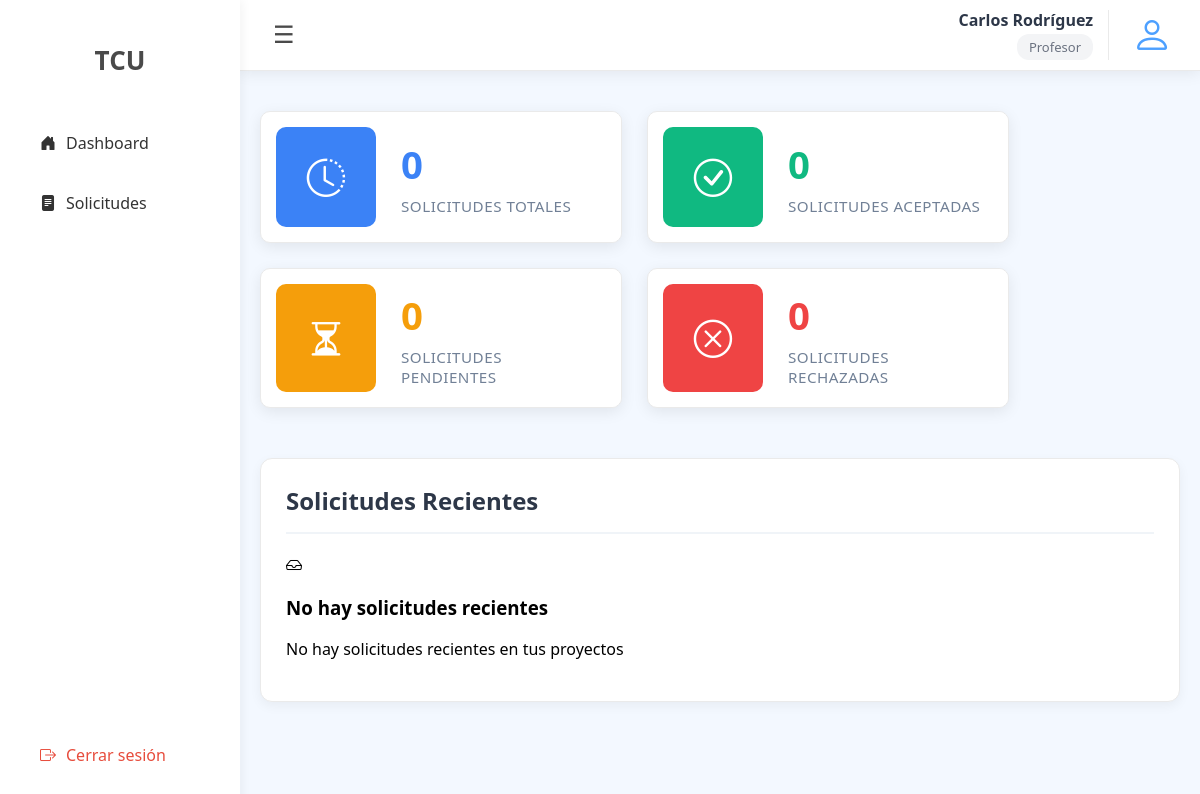
/ (signed in), run on the app's committed database.
### tcu_system_app/models.py (models this page shows, shortened)
class User(models.Model):
    userId = models.AutoField(primary_key=True)
    roleId = models.ForeignKey(Role, on_delete=models.PROTECT)
    firstName = models.CharField(max_length=100, unique=False)
    lastName = models.CharField(max_length=100, unique=False)
    email = models.EmailField(max_length=254, unique=True)
    password = models.CharField(max_length=128, unique=False)
    projectId = models.ForeignKey(Project, on_delete=models.SET_NULL, null=True, blank=True)

class Role(models.Model):
    roleId = models.AutoField(primary_key=True)
    name = models.CharField(max_length=100, unique=True)

### tcu_system_app/views/auth.py (the view)
    def wrapper(request, *args, **kwargs):
        if not is_authenticated(request):
            return redirect('login')
        return view_func(request, *args, **kwargs)

### tcu_system_app/views/auth.py (called while the page is built)
def is_authenticated(request):
    return request.session.get('user_id') is not None

def login_required(view_func):
    def wrapper(request, *args, **kwargs):
        if not is_authenticated(request):
            return redirect('login')
        return view_func(request, *args, **kwargs)
    return wrapper

### tcu_system_app/templates/tcu_system_app/dashboard.html (shortened to what this page needs)
{% extends 'tcu_system_app/layout.html' %}
{% load static %}
{% block content %}
<link rel="stylesheet" href="{% static 'tcu_system_app/css/dashboard.css' %}">
<div class="dashboard">
    <div class="card total">
        <div class="card-left">
            <i class="bi bi-clock-history"></i>
        </div>
        <div class="card-right">
            <h2>{{ total_count }}</h2>
            <p>Solicitudes totales</p>
        </div>
    </div>
    <div class="card approved">
        <div class="card-left">
            <i class="bi bi-check-circle"></i>
        </div>
        <div class="card-right">
            <h2>{{ approved_count }}</h2>
            <p>Solicitudes aceptadas</p>
        </div>
    </div>
    <div class="card pending">
        <div class="card-left">
            <i class="bi bi-hourglass-split"></i>
        </div>
        <div class="card-right">
            <h2>{{ pending_count }}</h2>
            <p>Solicitudes pendientes</p>
        </div>
    </div>
    <div class="card rejected">
        <div class="card-left">
            <i class="bi bi-x-circle"></i>
        </div>
        <div class="card-right">
            <h2>{{ rejected_count }}</h2>
            <p>Solicitudes rechazadas</p>
        </div>
    </div>
</div>
<div class="recent-requests">
    <h2>Solicitudes Recientes</h2>
    {% if recent_requests %}
    <div class="table-container">
        <table class="requests-table">
            <thead>
                <tr>
                    {% if user_role != 'Estudiante' %}
                    <th>Estudiante</th>
                    {% endif %}
                    <th>Fecha</th>
                    <th>Horas</th>
                    <th>Proyecto</th>
                    <th>Estado</th>
                    <th>Acción</th>
                </tr>
            </thead>
            <tbody>
                {% for request in recent_requests %}
                <tr>
                    {% if user_role != 'Estudiante' %}
                    <td>
                        {{ request.userId_student.firstName }} {{ request.userId_student.lastName }}
                        {% if request.userId_student == current_user %}
                        <span class="badge-you">(Tú)</span>
                        {% endif %}
                    </td>
                    {% endif %}
                    <td>{{ request.date|date:"d/m/Y" }}</td>
                    <td>{{ request.hoursRequested }}</td>
                    <td>
                        {% if request.projectId %}
                            {{ request.projectId.name }}
                        {% else %}
                            <span class="no-project">Sin proyecto</span>
                        {% endif %}
                    </td>
                    <td>
                        <span class="status-badge status-{{ request.statusId.name|lower|slugify }}">
                            {{ request.statusId.name }}
                        </span>
                    </td>
                    <td>
                        {% if user_role == 'Estudiante' %}
                            <a href="{% url 'request_detail' request.requestId %}" class="btn-view">
                                <i class="bi bi-eye"></i> Ver
                            </a>
                        {% else %}
                            {% if user_role == 'Profesor' and request.projectId and request.projectId.userId_professor == current_user or user_role == 'Administrador' %}
                            <a href="{% url 'review_request' request.requestId %}" class="btn-review">
                                <i class="bi bi-check-circle"></i> Revisar
                            </a>
                            {% else %}
                            <a href="{% url 'request_detail' request.requestId %}" class="btn-view">
                                <i class="bi bi-eye"></i> Ver
                            </a>
                            {% endif %}
                        {% endif %}
                    </td>
                </tr>
                {% endfor %}
            </tbody>
        </table>
    </div>
    {% else %}
    <div class="no-requests-message">
        <i class="bi bi-inbox"></i>
        <h3>No hay solicitudes recientes</h3>
        {% if user_role == 'Estudiante' %}
            <p>No has realizado solicitudes aún</p>
        {% elif user_role == 'Profesor' %}
            <p>No hay solicitudes recientes en tus proyectos</p>
        {% else %}
            <p>No hay solicitudes recientes</p>
        {% endif %}
    </div>
    {% endif %}
</div>
{% endblock %}

### tcu_system_app/templates/tcu_system_app/navbar.html
{% load static %}
<nav class="navbar">
    <button id="toggle-btn" class="toggle-btn">☰</button>
    <div class="nav-right">
        <div class="user-info">
            <span class="user-name">
                {% if current_user %}
                    {{ current_user.firstName }} {{ current_user.lastName }}
                {% else %}
                    Usuario
                {% endif %}
            </span>
            <span class="user-role">
                {% if current_user and current_user.roleId %}
                    {{ current_user.roleId.name|title }}
                {% else %}
                    Rol no definido
                {% endif %}
            </span>
        </div>
        <div class="user-icon-minimal">
            <i class="bi bi-person"></i>
        </div>
    </div>
</nav>

### tcu_system_app/static/tcu_system_app/css/layout.css (style rules this page uses)
body { margin: 0; font-family: 'Segoe UI', sans-serif; background: #f3f8ff; }
.navbar { position: relative; margin-left: 240px; height: 70px; background: #ffffff; display: flex; align-items: center; justify-content: space-between; padding: 0 25px; box-shadow: 0 2px 15px rgba(0,0,0,0.08); transition: margin-left 0.3s; border-bottom: 1px solid #eaeaea; }
.toggle-btn { background: none; border: none; font-size: 24px; cursor: pointer; color: #4a4a4a; padding: 8px; border-radius: 6px; transition: all 0.3s; }
.nav-right { display: flex; align-items: center; gap: 20px; }
.user-info { display: flex; flex-direction: column; align-items: flex-end; padding-right: 15px; border-right: 1px solid #eaeaea; }
.user-name { font-weight: 600; color: #2d3748; font-size: 16px; line-height: 1.3; text-align: right; }
.user-role { font-size: 13px; color: #6b7280; background: #f3f4f6; padding: 4px 12px; border-radius: 12px; margin-top: 4px; font-weight: 500; text-align: center; }
.user-icon-minimal { width: 46px; height: 46px; display: flex; align-items: center; justify-content: center; color: #4da0ff; font-size: 40px; cursor: pointer; transition: all 0.3s ease; }

### tcu_system_app/static/tcu_system_app/css/dashboard.css (style rules this page uses)
.dashboard { display: flex; gap: 25px; flex-wrap: wrap; margin-top: 20px; justify-content: flex-start; }
.card { flex: 0 1 360px; background-color: white; border-radius: 10px; display: flex; overflow: hidden; box-shadow: 0 4px 15px rgba(0,0,0,0.08); font-family: 'Segoe UI', Tahoma, Geneva, Verdana, sans-serif; min-height: 130px; border: 1px solid #eaeaea; transition: transform 0.2s ease, box-shadow 0.2s ease; }
.card .card-left { margin: 15px 0 15px 15px; width: 100px; display: flex; justify-content: center; align-items: center; color: white; font-size: 2.4rem; border-radius: 10px; }
.card .card-right { flex: 1; padding: 20px 25px; display: flex; flex-direction: column; justify-content: center; background-color: white; }
.card .card-right h2 { margin: 0; font-size: 2.4rem; font-weight: 700; color: #2d3748; letter-spacing: -0.5px; }
.card .card-right p { margin: 6px 0 0 0; font-size: 0.95rem; color: #718096; font-weight: 500; text-transform: uppercase; letter-spacing: 0.5px; }
.total .card-left { background-color: #3b82f6; }
.total .card-right h2 { color: #3b82f6; }
.approved .card-left { background-color: #10b981; }
.pending .card-left { background-color: #f59e0b; color: white; }
.rejected .card-left { background-color: #ef4444; }
.approved .card-right h2 { color: #10b981; }
.pending .card-right h2 { color: #f59e0b; }
.rejected .card-right h2 { color: #ef4444; }
.card .card-left { border-radius: 10px 10px 10px 10px; }
.recent-requests { margin-top: 50px; background-color: white; border-radius: 12px; padding: 25px; box-shadow: 0 4px 12px rgba(0,0,0,0.05); border: 1px solid #eaeaea; }
.recent-requests h2 { margin: 0 0 20px 0; color: #2d3748; font-size: 1.5rem; font-weight: 600; padding-bottom: 15px; border-bottom: 2px solid #f0f4f8; }

### data on the page
User: firstName "Carlos", lastName "Rodríguez", roleId.name "Profesor"

### other printed values
{{ total_count }} "0"
{{ approved_count }} "0"
{{ pending_count }} "0"
{{ rejected_count }} "0"
